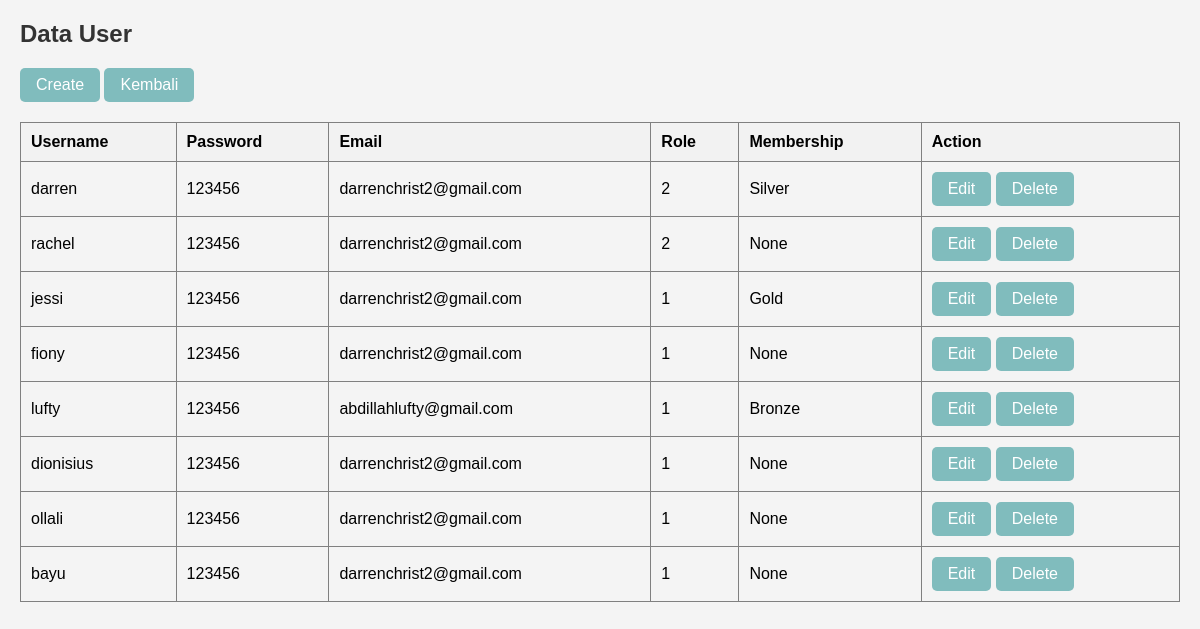
Screenshot of /sistem_loyalty/data_user/read.php (signed in) with the database file from the repository.
### tables this page shows
CREATE TABLE `user` (
  `id_user` int(10) NOT NULL AUTO_INCREMENT,
  `username` varchar(50) DEFAULT NULL,
  `password` varchar(100) DEFAULT NULL,
  `email` varchar(50) DEFAULT NULL,
  `poin_loyalty` int(20) DEFAULT NULL,
  `membership` varchar(50) DEFAULT NULL,
  `role` int(10) DEFAULT NULL,
  PRIMARY KEY (`id_user`)
);

### sistem_loyalty/data_user/read.php (the view, shortened to what this page needs)
<?php
include "../koneksi.php";
?>
<!DOCTYPE html>
<html lang="en">
<head>
</head>
<body>
<div class="container">
    <h2>Data User</h2>
    <a href="http://localhost/sistem_loyalty/data_user/create.php" class="button">Create</a>
    <a href="http://localhost/sistem_loyalty/homePage.php" class="button">Kembali</a>
    <table border='1'>
        <tr>
            <th>Username</th>
            <th>Password</th>
            <th>Email</th>
            <th>Role</th>
            <th>Membership</th>
            <th>Action</th>
        </tr>
        <?php
        $query = "SELECT * FROM user";
        $result = mysqli_query($koneksi, $query);
        if(!$result){
            echo "query gagal!";
        }
        else{
            while($row = mysqli_fetch_assoc($result)){
                echo "<tr>
                        <td>".$row['username']."</td>
                        <td>".$row['password']."</td>
                        <td>".$row['email']."</td>
                        <td>".$row['role']."</td>
                        <td>".$row['membership']."</td>
                        <td>
                            <a href='http://localhost/sistem_loyalty/data_user/update.php?id=".$row['id_user']."' class='button'>Edit</a>
                            <a href='http://localhost/sistem_loyalty/data_user/delete.php?id=".$row['id_user']."' class='button'>Delete</a>
                        </td>
                      </tr>";
            }
        }
        ?>
    </table>
</div>
</body>
</html>

### sistem_loyalty/data_user/read.php (style rules this page uses)
* { box-sizing: border-box; }
body { font-family: Arial, sans-serif; background-color: #f4f4f4; margin: 0; padding: 0; }
.container { margin: 20px; }
h2 { color: #333; }
table { width: 100%; border-collapse: collapse; margin-top: 20px; }
th { background-color: #f2f2f2; }
th, td { padding: 10px; text-align: left; }
a.button { display: inline-block; padding: 8px 16px; text-decoration: none; background-color: #80BCBD; color: white; border-radius: 5px; cursor: pointer; }

### rows the page displays
user: username "darren", password "123456", email "darrenchrist2@gmail.com", role "2", membership "Silver"
user: username "rachel", password "123456", email "darrenchrist2@gmail.com", role "2", membership "None"
user: username "jessi", password "123456", email "darrenchrist2@gmail.com", role "1", membership "Gold"
user: username "fiony", password "123456", email "darrenchrist2@gmail.com", role "1", membership "None"
user: username "lufty", password "123456", email "abdillahlufty@gmail.com", role "1", membership "Bronze"
user: username "dionisius", password "123456", email "darrenchrist2@gmail.com", role "1", membership "None"
user: username "ollali", password "123456", email "darrenchrist2@gmail.com", role "1", membership "None"
user: username "bayu", password "123456", email "darrenchrist2@gmail.com", role "1", membership "None"
